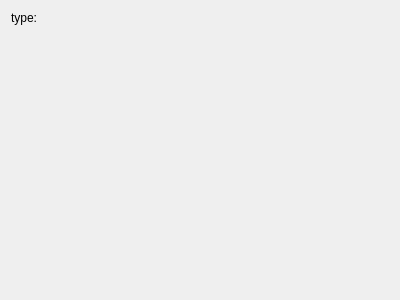
<?xml version="1.0" encoding="UTF-8"?>
<ui version="4.0">
 <class>DetailsDialog</class>
 <widget class="QWidget" name="DetailsDialog">
  <property name="geometry">
   <rect>
    <x>0</x>
    <y>0</y>
    <width>400</width>
    <height>300</height>
   </rect>
  </property>
  <property name="windowTitle">
   <string>details</string>
  </property>
  <layout class="QVBoxLayout" name="verticalLayout">
   <item>
    <widget class="QLabel" name="typeLabel">
     <property name="text">
      <string>type: </string>
     </property>
    </widget>
   </item>
   <item>
    <widget class="QWidget" name="detailsWidget" native="true">
     <layout class="QGridLayout" name="gridLayout"/>
    </widget>
   </item>
   <item>
    <spacer name="verticalSpacer">
     <property name="orientation">
      <enum>Qt::Vertical</enum>
     </property>
     <property name="sizeHint" stdset="0">
      <size>
       <width>20</width>
       <height>40</height>
      </size>
     </property>
    </spacer>
   </item>
  </layout>
 </widget>
 <resources/>
 <connections/>
</ui>
